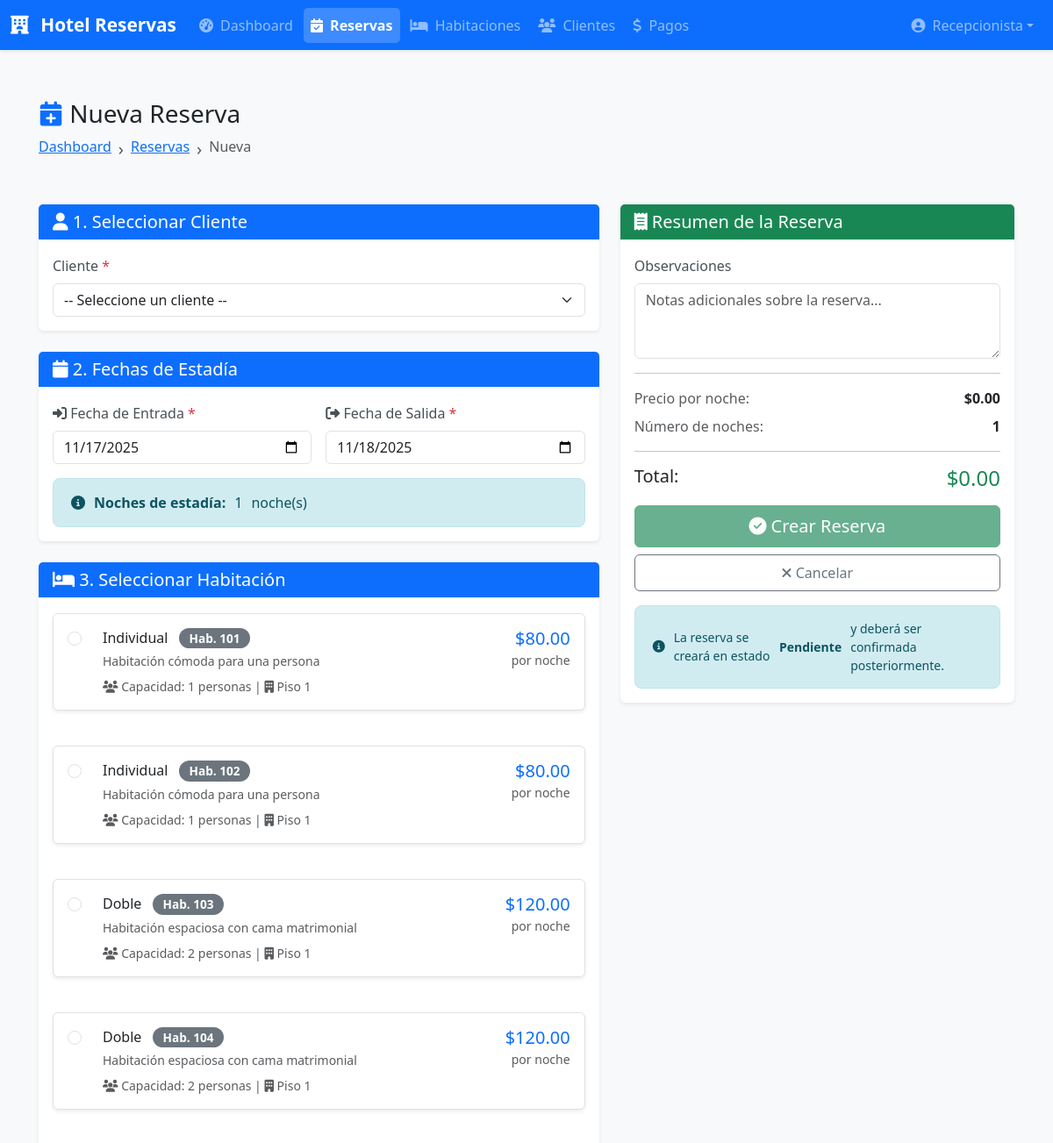
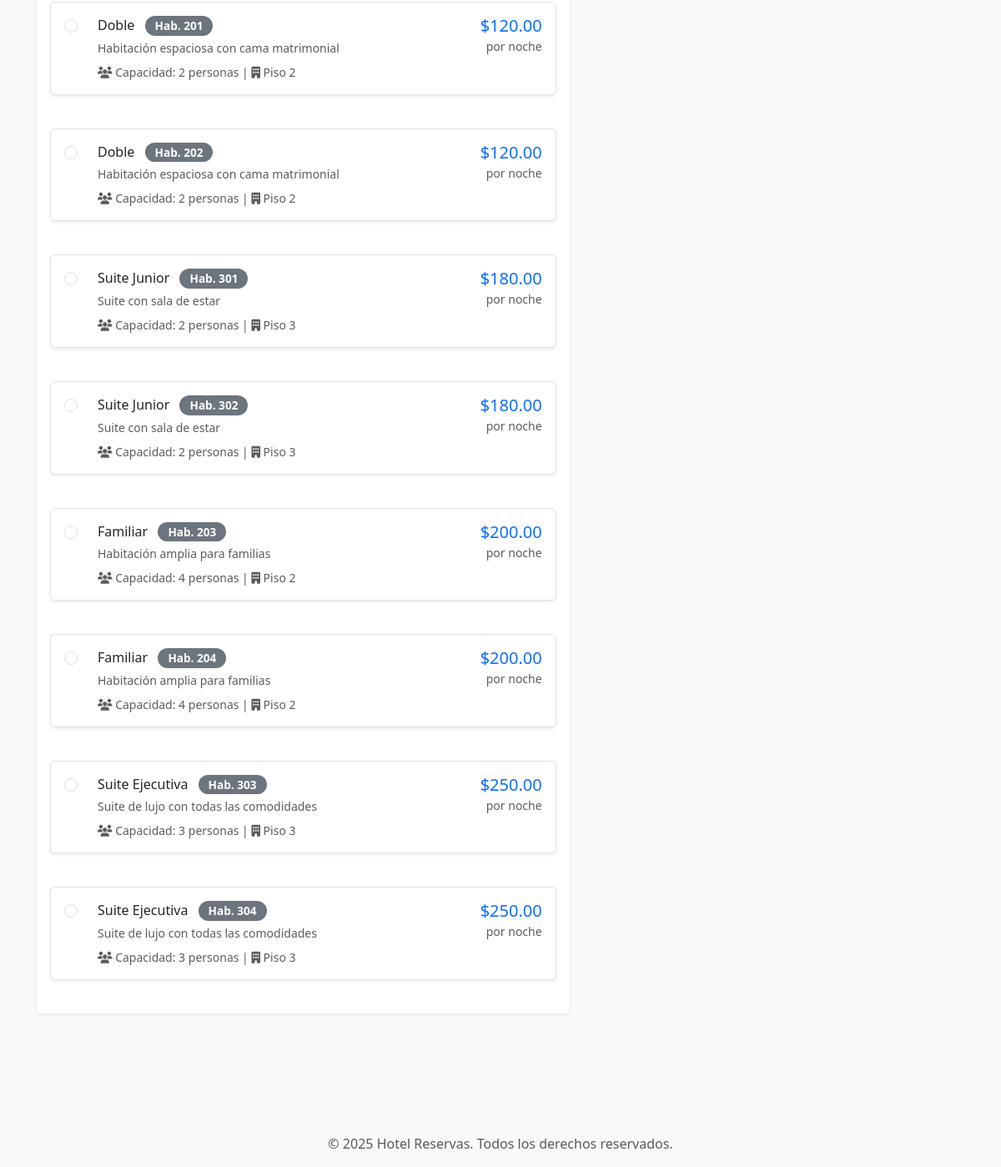
Page /public/reservas/crear (signed in) on the committed database (2 pictures, top to bottom).
### tables this page shows
CREATE TABLE habitaciones (
    id INT PRIMARY KEY AUTO_INCREMENT,
    numero VARCHAR(10) UNIQUE NOT NULL,
    tipo_id INT NOT NULL,
    piso INT NOT NULL,
    precio_noche DECIMAL(10,2) NOT NULL,
    estado ENUM('disponible', 'ocupada', 'mantenimiento') DEFAULT 'disponible',
    descripcion TEXT,
    caracteristicas TEXT,  
    imagen VARCHAR(255),
    created_at TIMESTAMP DEFAULT CURRENT_TIMESTAMP,
    updated_at TIMESTAMP DEFAULT CURRENT_TIMESTAMP ON UPDATE CURRENT_TIMESTAMP,
    FOREIGN KEY (tipo_id) REFERENCES tipos_habitacion(id) ON DELETE RESTRICT,
    INDEX idx_numero (numero),
    INDEX idx_estado (estado),
    INDEX idx_tipo (tipo_id)
);

CREATE TABLE tipos_habitacion (
    id INT PRIMARY KEY AUTO_INCREMENT,
    nombre VARCHAR(50) NOT NULL,
    descripcion TEXT,
    capacidad INT NOT NULL,
    precio_base DECIMAL(10,2) NOT NULL,
    caracteristicas TEXT,  
    imagen VARCHAR(255),
    created_at TIMESTAMP DEFAULT CURRENT_TIMESTAMP,
    updated_at TIMESTAMP DEFAULT CURRENT_TIMESTAMP ON UPDATE CURRENT_TIMESTAMP
);

### views/reservas/create.php (the view, shortened to what the rows shown need)
<?php
$clientes = $data['clientes'] ?? [];
$habitacionesDisponibles = $data['habitacionesDisponibles'] ?? [];
$habitacion_id = $data['habitacion_id'] ?? '';
$fecha_entrada = $data['fecha_entrada'] ?? date('Y-m-d');
$fecha_salida = $data['fecha_salida'] ?? date('Y-m-d', strtotime('+1 day'));
$old = $_SESSION['old'] ?? [];
require_once __DIR__ . '/../layouts/header.php';
?>
<div class="container-fluid py-4">
    <div class="row mb-4">
        <div class="col-12">
            <h1 class="h3 mb-2">
                <i class="fas fa-calendar-plus text-primary"></i>
                Nueva Reserva
            </h1>
            <nav aria-label="breadcrumb">
                <ol class="breadcrumb">
                    <li class="breadcrumb-item"><a href="<?= $base ?>/dashboard">Dashboard</a></li>
                    <li class="breadcrumb-item"><a href="<?= $base ?>/reservas">Reservas</a></li>
                    <li class="breadcrumb-item active">Nueva</li>
                </ol>
            </nav>
        </div>
    </div>
    <form method="POST" action="<?= $base ?>/reservas/crear" id="formReserva">
        <div class="row g-4">
            <div class="col-lg-7">
                <div class="card border-0 shadow-sm mb-4">
                    <div class="card-header bg-primary text-white">
                        <h5 class="mb-0">
                            <i class="fas fa-user"></i>
                            1. Seleccionar Cliente
                        </h5>
                    </div>
                    <div class="card-body">
                        <?php if (empty($clientes)): ?>
                            <div class="alert alert-warning">
                                <i class="fas fa-exclamation-triangle"></i>
                                No hay clientes registrados.
                                <a href="<?= $base ?>/clientes/crear" class="alert-link">Crear nuevo cliente</a>
                            </div>
                        <?php else: ?>
                            <div class="row g-3">
                                <div class="col-12">
                                    <label for="cliente_id" class="form-label">
                                        Cliente <span class="text-danger">*</span>
                                    </label>
                                    <select class="form-select" id="cliente_id" name="cliente_id" required>
                                        <option value="">-- Seleccione un cliente --</option>
                                    </select>
                                </div>
                            </div>
                        <?php endif; ?>
                    </div>
                </div>
                <div class="card border-0 shadow-sm mb-4">
                    <div class="card-header bg-primary text-white">
                        <h5 class="mb-0">
                            <i class="fas fa-calendar"></i>
                            2. Fechas de Estadía
                        </h5>
                    </div>
                    <div class="card-body">
                        <div class="row g-3">
                            <div class="col-md-6">
                                <label for="fecha_entrada" class="form-label">
                                    <i class="fas fa-sign-in-alt"></i>
                                    Fecha de Entrada <span class="text-danger">*</span>
                                </label>
                                <input type="date"
                                       class="form-control"
                                       id="fecha_entrada"
                                       name="fecha_entrada"
                                       value="<?= htmlspecialchars($old['fecha_entrada'] ?? $fecha_entrada) ?>"
                                       min="<?= date('Y-m-d') ?>"
                                       required>
                            </div>
                            <div class="col-md-6">
                                <label for="fecha_salida" class="form-label">
                                    <i class="fas fa-sign-out-alt"></i>
                                    Fecha de Salida <span class="text-danger">*</span>
                                </label>
                                <input type="date"
                                       class="form-control"
                                       id="fecha_salida"
                                       name="fecha_salida"
                                       value="<?= htmlspecialchars($old['fecha_salida'] ?? $fecha_salida) ?>"
                                       min="<?= date('Y-m-d', strtotime($fecha_entrada . ' +1 day')) ?>"
                                       required>
                            </div>
                            <div class="col-12">
                                <div class="alert alert-info mb-0">
                                    <i class="fas fa-info-circle"></i>
                                    <strong>Noches de estadía:</strong> <span id="totalNoches">1</span> noche(s)
                                </div>
                            </div>
                        </div>
                    </div>
                </div>
                <div class="card border-0 shadow-sm">
                    <div class="card-header bg-primary text-white">
                        <h5 class="mb-0">
                            <i class="fas fa-bed"></i>
                            3. Seleccionar Habitación
                        </h5>
                    </div>
                    <div class="card-body">
                        <?php if (empty($habitacionesDisponibles)): ?>
                            <div class="alert alert-warning">
                                <i class="fas fa-exclamation-triangle"></i>
                                No hay habitaciones disponibles para las fechas seleccionadas.
                                <button type="button" class="btn btn-sm btn-warning" onclick="buscarHabitaciones()">
                                    <i class="fas fa-sync"></i>
                                    Buscar Habitaciones
                                </button>
                            </div>
                        <?php else: ?>
                            <div class="row g-3" id="habitacionesContainer">
                                <?php foreach ($habitacionesDisponibles as $habitacion): ?>
                                    <div class="col-12">
                                        <div class="card habitacion-card <?= $habitacion['id'] == $habitacion_id ? 'border-primary' : 'border' ?>">
                                            <div class="card-body">
                                                <div class="d-flex align-items-start">
                                                    <div class="form-check me-3">
                                                        <input class="form-check-input habitacion-radio"
                                                               type="radio"
                                                               name="habitacion_id"
                                                               id="hab_<?= $habitacion['id'] ?>"
                                                               value="<?= $habitacion['id'] ?>"
                                                               data-precio="<?= $habitacion['precio_base'] ?>"
                                                               <?= ($old['habitacion_id'] ?? $habitacion_id) == $habitacion['id'] ? 'checked' : '' ?>
                                                               required>
                                                    </div>
                                                    <label class="flex-grow-1 cursor-pointer" for="hab_<?= $habitacion['id'] ?>">
                                                        <div class="d-flex justify-content-between align-items-start">
                                                            <div>
                                                                <h6 class="mb-1">
                                                                    <?= htmlspecialchars($habitacion['tipo_nombre']) ?>
                                                                    <span class="badge bg-secondary ms-2">Hab. <?= $habitacion['numero'] ?></span>
                                                                </h6>
                                                                <p class="text-muted small mb-2">
                                                                    <?= htmlspecialchars($habitacion['tipo_descripcion']) ?>
                                                                </p>
                                                                <div class="text-muted small">
                                                                    <i class="fas fa-users"></i>
                                                                    Capacidad: <?= $habitacion['capacidad'] ?> personas
                                                                    <?php if (!empty($habitacion['piso'])): ?>
                                                                        | <i class="fas fa-building"></i> Piso <?= $habitacion['piso'] ?>
                                                                    <?php endif; ?>
                                                                </div>
                                                            </div>
                                                            <div class="text-end">
                                                                <div class="h5 text-primary mb-0">
                                                                    $<?= number_format($habitacion['precio_base'], 2) ?>
                                                                </div>
                                                                <small class="text-muted">por noche</small>
                                                            </div>
                                                        </div>
                                                    </label>
                                                </div>
                                            </div>
                                        </div>
                                    </div>
                                <?php endforeach; ?>
                            </div>
                        <?php endif; ?>
                    </div>
                </div>
            </div>
            <div class="col-lg-5">
                <div class="card border-0 shadow-sm sticky-top" style="top: 20px;">
                    <div class="card-header bg-success text-white">
                        <h5 class="mb-0">
                            <i class="fas fa-receipt"></i>
                            Resumen de la Reserva
                        </h5>
                    </div>
                    <div class="card-body">
                        <div class="mb-3">
                            <label class="form-label">Observaciones</label>
                            <textarea class="form-control"
                                      name="observaciones"
                                      rows="3"
                                      placeholder="Notas adicionales sobre la reserva..."><?= htmlspecialchars($old['observaciones'] ?? '') ?></textarea>
                        </div>
                        <hr>
                        <div class="d-flex justify-content-between mb-2">
                            <span class="text-muted">Precio por noche:</span>
                            <strong id="precioNoche">$0.00</strong>
                        </div>
                        <div class="d-flex justify-content-between mb-2">
                            <span class="text-muted">Número de noches:</span>
                            <strong id="numeroNoches">0</strong>
                        </div>
                        <hr>
                        <div class="d-flex justify-content-between mb-3">
                            <h5 class="mb-0">Total:</h5>
                            <h4 class="text-success mb-0" id="precioTotal">$0.00</h4>
                        </div>
                        <div class="d-grid gap-2">
                            <button type="submit" class="btn btn-success btn-lg" id="btnCrearReserva" disabled>
                                <i class="fas fa-check-circle"></i>
                                Crear Reserva
                            </button>
                            <a href="<?= $base ?>/reservas" class="btn btn-outline-secondary">
                                <i class="fas fa-times"></i>
                                Cancelar
                            </a>
                        </div>
                        <div class="alert alert-info mt-3 mb-0 small">
                            <i class="fas fa-info-circle"></i>
                            La reserva se creará en estado <strong>Pendiente</strong> y deberá ser confirmada posteriormente.
                        </div>
                    </div>
                </div>
            </div>
        </div>
    </form>
</div>
<?php require_once __DIR__ . '/../layouts/footer.php'; ?>

### core/Router.php (shortened to what the rows shown need)
<?php
class Router
{
    private $routes = [];
    private $basePath = '/hotel-reservas/public';
    private function addRoute($method, $path, $handler, $middleware)
    {
        $this->routes[] = [
            'method' => $method,
            'path' => $path,
            'handler' => $handler,
            'middleware' => $middleware
        ];
    }
    public function run()
    {
        $requestMethod = $_SERVER['REQUEST_METHOD'];
        $requestUri = $_SERVER['REQUEST_URI'];
        if (strpos($requestUri, $this->basePath) === 0) {
            $requestUri = substr($requestUri, strlen($this->basePath));
        }
        foreach ($this->routes as $route) {
            if ($route['method'] === $requestMethod) {
                $pattern = $this->convertToRegex($route['path']);
                if (preg_match($pattern, $requestUri, $matches)) {
                    array_shift($matches);
                    $this->executeHandler($route['handler'], $matches);
                    exit;
                }
            }
        }
        exit;
    }
    private function convertToRegex($path)
    {
        $path = preg_quote($path, '/');
        $path = preg_replace('/\\\{([a-zA-Z0-9_]+)\\\}/', '([a-zA-Z0-9_-]+)', $path);
        return '/^' . $path . '$/';
    }
    private function executeHandler($handler, $params = [])
    {
        list($controllerName, $methodName) = explode('@', $handler);
        $controller = new $controllerName();
        call_user_func_array([$controller, $methodName], $params);
    }
}

### rows in the picture
habitaciones: habitacion_id "☐ Individual Hab. 101 Habitació", tipo.nombre "Individual", numero "101", tipo.descripcion "Habitación cómoda para una persona", tipo.capacidad "1", piso "1", tipo.precio_base "80.00"
habitaciones: habitacion_id "☐ Individual Hab. 102 Habitació", tipo.nombre "Individual", numero "102", tipo.descripcion "Habitación cómoda para una persona", tipo.capacidad "1", piso "1", tipo.precio_base "80.00"
habitaciones: habitacion_id "☐ Doble Hab. 103 Habitación esp", tipo.nombre "Doble", numero "103", tipo.descripcion "Habitación espaciosa con cama matrimonial", tipo.capacidad "2", piso "1", tipo.precio_base "120.00"
habitaciones: habitacion_id "☐ Doble Hab. 104 Habitación esp", tipo.nombre "Doble", numero "104", tipo.descripcion "Habitación espaciosa con cama matrimonial", tipo.capacidad "2", piso "1", tipo.precio_base "120.00"
habitaciones: habitacion_id "☐ Doble Hab. 201 Habitación esp", tipo.nombre "Doble", numero "201", tipo.descripcion "Habitación espaciosa con cama matrimonial", tipo.capacidad "2", piso "2", tipo.precio_base "120.00"
habitaciones: habitacion_id "☐ Doble Hab. 202 Habitación esp", tipo.nombre "Doble", numero "202", tipo.descripcion "Habitación espaciosa con cama matrimonial", tipo.capacidad "2", piso "2", tipo.precio_base "120.00"
habitaciones: habitacion_id "☐ Suite Junior Hab. 301 Suite c", tipo.nombre "Suite Junior", numero "301", tipo.descripcion "Suite con sala de estar", tipo.capacidad "2", piso "3", tipo.precio_base "180.00"
habitaciones: habitacion_id "☐ Suite Junior Hab. 302 Suite c", tipo.nombre "Suite Junior", numero "302", tipo.descripcion "Suite con sala de estar", tipo.capacidad "2", piso "3", tipo.precio_base "180.00"
habitaciones: habitacion_id "☐ Familiar Hab. 203 Habitación", tipo.nombre "Familiar", numero "203", tipo.descripcion "Habitación amplia para familias", tipo.capacidad "4", piso "2", tipo.precio_base "200.00"
habitaciones: habitacion_id "☐ Familiar Hab. 204 Habitación", tipo.nombre "Familiar", numero "204", tipo.descripcion "Habitación amplia para familias", tipo.capacidad "4", piso "2", tipo.precio_base "200.00"
habitaciones: habitacion_id "☐ Suite Ejecutiva Hab. 303 Suit", tipo.nombre "Suite Ejecutiva", numero "303", tipo.descripcion "Suite de lujo con todas las comodidades", tipo.capacidad "3", piso "3", tipo.precio_base "250.00"
habitaciones: habitacion_id "☐ Suite Ejecutiva Hab. 304 Suit", tipo.nombre "Suite Ejecutiva", numero "304", tipo.descripcion "Suite de lujo con todas las comodidades", tipo.capacidad "3", piso "3", tipo.precio_base "250.00"
